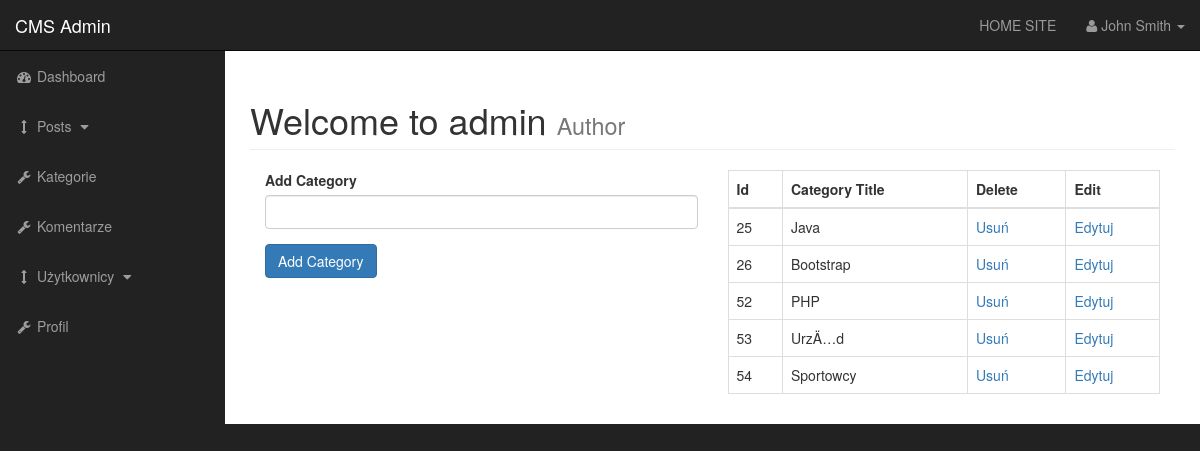
The app's page /admin/categories.php with its own data.
### tables this page shows
CREATE TABLE `categories` (
  `cat_id` int(3) NOT NULL,
  `cat_title` varchar(255) NOT NULL
);

### admin/functions.php (the view, shortened to what this page needs)
<?php
function findAllCategories(){
    global $connection;
    $query = "SELECT * FROM categories";
    $select_categories = mysqli_query($connection,$query);
    while($row = mysqli_fetch_assoc($select_categories)) {
    $cat_id = $row['cat_id'];
    $cat_title = $row['cat_title'];
    echo "<tr>";
    echo "<td>{$cat_id}</td>";
    echo "<td>{$cat_title}</td>";
    echo "<td><a href='categories.php?delete={$cat_id}'>Usuń</a></td>";
    echo "<td><a href='categories.php?edit={$cat_id}'>Edytuj</a></td>";
    echo "</tr>";
    }
}
?>

### admin/css/sb-admin.css (style rules this page uses)
body { margin-top: 100px; background-color: #222; }
@media (min-width:768px) { body { margin-top: 50px; } }

### records on screen
categories: cat_id "25", cat_title "Java"
categories: cat_id "26", cat_title "Bootstrap"
categories: cat_id "52", cat_title "PHP"
categories: cat_id "53", cat_title "UrzÄ…d"
categories: cat_id "54", cat_title "Sportowcy"
